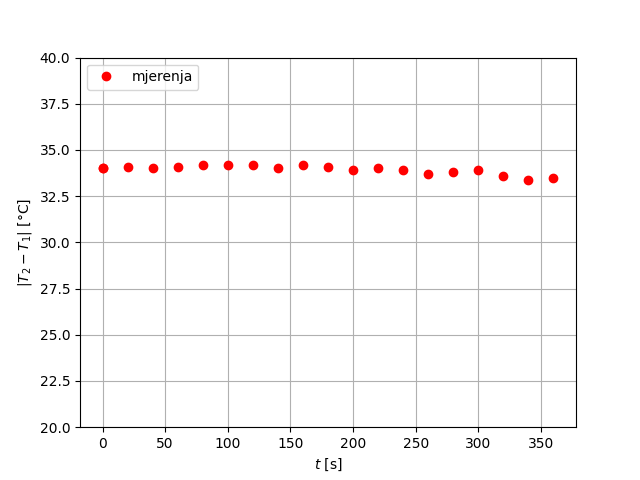

This figure's Python source:
from turtle import color
import matplotlib.pyplot as plt
import numpy as np
import math

# Data for plotting
x = np.arange(0, 400, 1)
# y = 22.45606*x + 0

x1, y1 = (0, 34)
x2, y2 = (20, 34.1)
x3, y3 = (40, 34)
x4, y4 = (60, 34.1)
x5, y5 = (80, 34.2)
x6, y6 = (100, 34.2)
x7, y7 = (120, 34.2)
x8, y8 = (140, 34)
x9, y9 = (160, 34.2)
x10, y10 = (180, 34.1)
x11, y11 = (200, 33.9)
x12, y12 = (220, 34)
x13, y13 = (240, 33.9)
x14, y14 = (260, 33.7)
x15, y15 = (280, 33.8)
x16, y16 = (300, 33.9)
x17, y17 = (320, 33.6)
x18, y18 = (340, 33.4)
x19, y19 = (360, 33.5)

fig, ax = plt.subplots()
# ax.plot(x, y, color='c')
plt.plot(x1, y1, 'ro')
plt.plot(x2, y2, 'ro')
plt.plot(x3, y3, 'ro')
plt.plot(x4, y4, 'ro')
plt.plot(x5, y5, 'ro')
plt.plot(x6, y6, 'ro')
plt.plot(x7, y7, 'ro')
plt.plot(x8, y8, 'ro')
plt.plot(x9, y9, 'ro')
plt.plot(x10, y10, 'ro')
plt.plot(x11, y11, 'ro')
plt.plot(x12, y12, 'ro')
plt.plot(x13, y13, 'ro')
plt.plot(x14, y14, 'ro')
plt.plot(x15, y15, 'ro')
plt.plot(x16, y16, 'ro')
plt.plot(x17, y17, 'ro')
plt.plot(x18, y18, 'ro')
plt.plot(x19, y19, 'ro')

ax.set(xlabel='$t$ [s]', ylabel='$|T_2-T_1|$ [°C]')
ax.grid()

ax = plt.gca()
# ax.set_xlim([0.5, 1.1])
ax.set_ylim([20, 40])

# plt.plot(x, y, "-k", label="regresijski pravac")
plt.plot(x1, y1, "ro", label="mjerenja")
plt.legend(loc="upper left")
plt.title('')

fig.savefig("vj5_T_t.png")

plt.show()